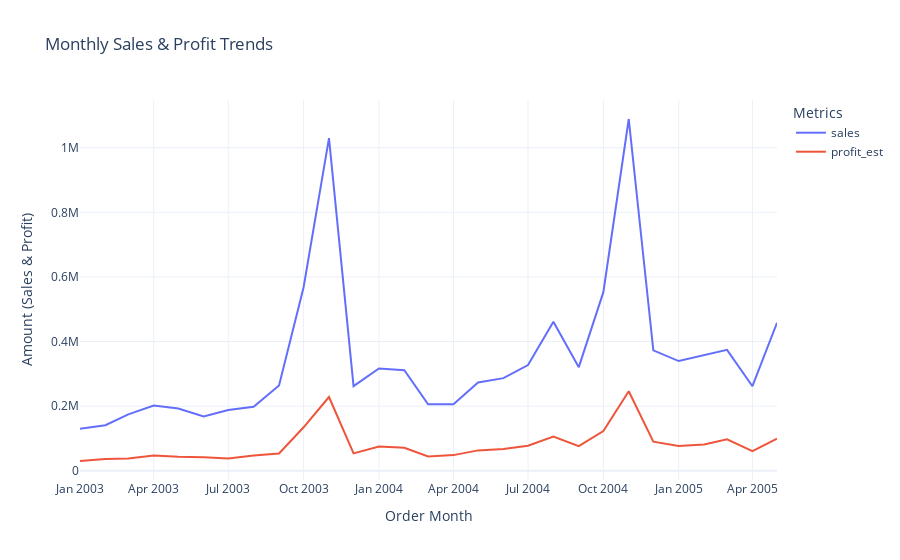

The notebook cell saved with this chart:
### Code cell
# CELL 1: Setup
import pandas as pd, numpy as np
from sklearn.model_selection import train_test_split
from sklearn.compose import ColumnTransformer
from sklearn.preprocessing import OneHotEncoder, StandardScaler, PolynomialFeatures
from sklearn.pipeline import Pipeline
from sklearn.linear_model import ElasticNetCV
from sklearn.metrics import r2_score
import plotly.express as px

# CELL 2: Prepare data
df = pd.read_csv("Data1/cleaned_sales.csv", parse_dates=["orderdate"])
df.columns = [c.lower() for c in df.columns]

# ✅ Use profit_est instead of profit
df["profit_margin"] = np.where(df["sales"] > 0, df["profit_est"] / df["sales"], 0).clip(-1, 1)

cat = ["productline"]
num = ["discount_pct", "priceeach", "inventory_age_days"]

pre = ColumnTransformer([
    ("cat", OneHotEncoder(handle_unknown="ignore"), cat),
    ("poly", Pipeline([("sel", "passthrough"), ("poly", PolynomialFeatures(degree=2, include_bias=False))]), ["discount_pct"]),
    ("num", StandardScaler(), ["priceeach","inventory_age_days"])
], remainder="drop")

model = ElasticNetCV(l1_ratio=[0.1,0.5,0.9], alphas=None, cv=5, random_state=42, max_iter=20000)

pipe = Pipeline([("pre", pre), ("enet", model)])

X = df[cat + num]
y = df["profit_margin"].fillna(0)
X_tr, X_te, y_tr, y_te = train_test_split(X, y, test_size=0.2, random_state=42)

pipe.fit(X_tr, y_tr)
y_pred = pipe.predict(X_te)
print(f"Elasticity model R^2 (holdout): {r2_score(y_te, y_pred):.3f}")

# CELL 3: Interpreting discount effect
# Recover coefficients for discount terms
ohe = pipe.named_steps["pre"].named_transformers_["cat"]
feature_names = (list(ohe.get_feature_names_out(cat)) +
                 ["discount_pct","discount_pct^2","priceeach","inventory_age_days"])

coef = pipe.named_steps["enet"].coef_
coef_map = dict(zip(feature_names, coef))

b1 = coef_map.get("discount_pct", 0.0)
b2 = coef_map.get("discount_pct^2", 0.0)
print(f"Interpretation: Every +10% discount (~+0.10) changes margin by ~{b1*0.10:.3f} (linear term).")
if b2 != 0:
    print(f"Curvature present (quadratic={b2:.3f}): diminishing returns if b2 < 0.")

# CELL 4: Optimal discount per product line (solve quadratic for max margin)
ohe_names = list(ohe.get_feature_names_out(cat))
line_effects = {n.replace("productline_",""): coef_map.get(n,0.0) for n in ohe_names}

rows = []
for line in sorted(line_effects.keys()):
    d_star = None
    if b2 != 0:
        d_star = max(0.0, min(0.6, -b1/(2*b2)))  # clip to 0–60% practical range
    rows.append({
        "productline": line,
        "opt_discount_pct": d_star,
        "linear_effect_per_10pp": b1*0.10
    })

opt_df = pd.DataFrame(rows)
opt_df.to_csv("elasticity_optimal_discount_by_productline.csv", index=False)
print(opt_df.head(10))

# CELL 5: Monthly Sales & Profit Trends
df["order_month"] = df["orderdate"].dt.to_period("M").dt.to_timestamp()
monthly = df.groupby("order_month")[["sales","profit_est"]].sum().reset_index()

fig = px.line(
    monthly,
    x="order_month",
    y=["sales", "profit_est"],
    title="Monthly Sales & Profit Trends"
)
fig.update_layout(
    xaxis_title="Order Month",
    yaxis_title="Amount (Sales & Profit)",
    legend_title="Metrics",
    template="plotly_white"
)
fig.show()

### Figure 1 — Plotly figure (JSON) as saved in the notebook; plotly's stock layout.template omitted (floating-point values rounded to 4 significant figures)
{"data": [{"hovertemplate": "variable=sales<br>order_month=%{x}<br>value=%{y}<extra></extra>", "legendgroup": "sales", "line": {"color": "#636efa", "dash": "solid"}, "marker": {"symbol": "circle"}, "mode": "lines", "name": "sales", "orientation": "v", "showlegend": true, "type": "scatter", "x": ["2003-01-01T00:00:00.000000000", "2003-02-01T00:00:00.000000000", "2003-03-01T00:00:00.000000000", "2003-04-01T00:00:00.000000000", "2003-05-01T00:00:00.000000000", "2003-06-01T00:00:00.000000000", "2003-07-01T00:00:00.000000000", "2003-08-01T00:00:00.000000000", "2003-09-01T00:00:00.000000000", "2003-10-01T00:00:00.000000000", "2003-11-01T00:00:00.000000000", "2003-12-01T00:00:00.000000000", "2004-01-01T00:00:00.000000000", "2004-02-01T00:00:00.000000000", "2004-03-01T00:00:00.000000000", "2004-04-01T00:00:00.000000000", "2004-05-01T00:00:00.000000000", "2004-06-01T00:00:00.000000000", "2004-07-01T00:00:00.000000000", "2004-08-01T00:00:00.000000000", "2004-09-01T00:00:00.000000000", "2004-10-01T00:00:00.000000000", "2004-11-01T00:00:00.000000000", "2004-12-01T00:00:00.000000000", "2005-01-01T00:00:00.000000000", "2005-02-01T00:00:00.000000000", "2005-03-01T00:00:00.000000000", "2005-04-01T00:00:00.000000000", "2005-05-01T00:00:00.000000000"], "xaxis": "x", "y": [129800.0, 140800.0, 174500.0, 201600.0, 192700.0, 168100.0, 187700.0, 197800.0, 264000.0, 568300.0, 1030000.0, 261900.0, 316600.0, 311400.0, 205700.0, 206100.0, 273400.0, 286700.0, 327100.0, 461500.0, 320800.0, 552900.0, 1089000.0, 372800.0, 339500.0, 358200.0, 374300.0, 261600.0, 457900.0], "yaxis": "y"}, {"hovertemplate": "variable=profit_est<br>order_month=%{x}<br>value=%{y}<extra></extra>", "legendgroup": "profit_est", "line": {"color": "#EF553B", "dash": "solid"}, "marker": {"symbol": "circle"}, "mode": "lines", "name": "profit_est", "orientation": "v", "showlegend": true, "type": "scatter", "x": ["2003-01-01T00:00:00.000000000", "2003-02-01T00:00:00.000000000", "2003-03-01T00:00:00.000000000", "2003-04-01T00:00:00.000000000", "2003-05-01T00:00:00.000000000", "2003-06-01T00:00:00.000000000", "2003-07-01T00:00:00.000000000", "2003-08-01T00:00:00.000000000", "2003-09-01T00:00:00.000000000", "2003-10-01T00:00:00.000000000", "2003-11-01T00:00:00.000000000", "2003-12-01T00:00:00.000000000", "2004-01-01T00:00:00.000000000", "2004-02-01T00:00:00.000000000", "2004-03-01T00:00:00.000000000", "2004-04-01T00:00:00.000000000", "2004-05-01T00:00:00.000000000", "2004-06-01T00:00:00.000000000", "2004-07-01T00:00:00.000000000", "2004-08-01T00:00:00.000000000", "2004-09-01T00:00:00.000000000", "2004-10-01T00:00:00.000000000", "2004-11-01T00:00:00.000000000", "2004-12-01T00:00:00.000000000", "2005-01-01T00:00:00.000000000", "2005-02-01T00:00:00.000000000", "2005-03-01T00:00:00.000000000", "2005-04-01T00:00:00.000000000", "2005-05-01T00:00:00.000000000"], "xaxis": "x", "y": [30120.0, 36020.0, 38090.0, 47300.0, 42900.0, 41980.0, 37590.0, 47170.0, 53530.0, 134400.0, 228300.0, 53680.0, 75210.0, 70830.0, 44300.0, 48330.0, 62980.0, 67240.0, 77220.0, 105800.0, 76050.0, 122800.0, 246300.0, 89890.0, 76230.0, 80950.0, 97040.0, 60900.0, 99320.0], "yaxis": "y"}], "layout": {"legend": {"title": {"text": "Metrics"}, "tracegroupgap": 0}, "title": {"text": "Monthly Sales & Profit Trends"}, "xaxis": {"anchor": "y", "domain": [0, 1], "title": {"text": "Order Month"}}, "yaxis": {"anchor": "x", "domain": [0, 1], "title": {"text": "Amount (Sales & Profit)"}}}}
